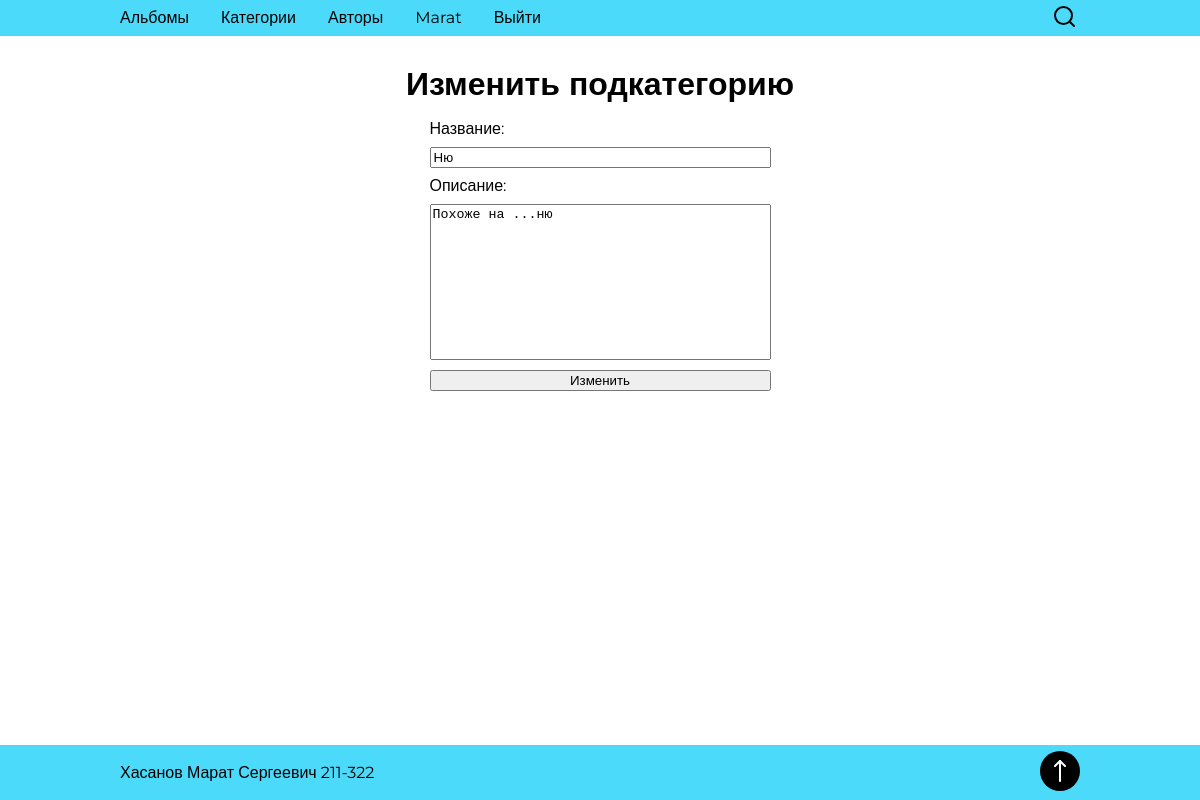
The app's page /category/2/subcategory/1/edit/ (signed in) with its own data.
### authentication/models.py (models this page shows, shortened)
class User(AbstractBaseUser, PermissionsMixin):
    email = models.EmailField(verbose_name="Email", unique=True)
    first_name = models.CharField(verbose_name="Имя", max_length=255)
    last_name = models.CharField(verbose_name="Фамилия", max_length=255)
    photo = models.ImageField(verbose_name="Аватарка", upload_to="users/photos", default="../static/images/avatar-placeholder.svg")
    bio = models.TextField(verbose_name="О себе", blank=True)
    is_active = models.BooleanField(verbose_name='Активирован', default=True)
    is_staff = models.BooleanField(verbose_name='Персонал', default=False)
    is_superuser = models.BooleanField(verbose_name='Администратор', default=False)
    USERNAME_FIELD = 'email'
    REQUIRED_FIELDS = ['first_name', 'last_name']
    objects = UserManager()
    class Meta:
        verbose_name = 'Пользователь'
        verbose_name_plural = 'Пользователи'

### subcategory/models.py (models this page shows, shortened)
class Subcategory(models.Model):
    title = models.CharField(verbose_name="Название", max_length=255, unique=True)
    description = models.TextField(verbose_name="Описание")
    category = models.ForeignKey(verbose_name="Категория", to=Category, on_delete=models.CASCADE, null=True)
    owner = models.ForeignKey(verbose_name="Владелец", to=User, on_delete=models.CASCADE)
    class Meta:
        verbose_name = "Подкатегория"
        verbose_name_plural = "Подкатегории"

### subcategory/views.py (the view)
# urls.py: path('<int:subcategory_id>/edit/', views.edit, name='subcategory_edit'),
@login_required
def edit(request, category_id, subcategory_id):
    user = User.objects.get(id=request.user.id)
    category = get_object_or_404(Category, id=category_id, owner=user)
    subcategory = get_object_or_404(Subcategory, id=subcategory_id, owner=user)
    if request.method == 'POST' and category:
        form = SubcategoryForm(request.POST, instance=subcategory)
        if form.is_valid():
            form.save()
            return HttpResponseRedirect(reverse('subcategory', kwargs={'subcategory_id': subcategory.id, 'category_id': category_id}))
    else:
        form = SubcategoryForm(instance=subcategory)
    context = {
        'form': form,
    }
    return render(request, 'subcategory/edit.html', context)

### subcategory/forms.py
class SubcategoryForm(ModelForm):
    class Meta:
        model = Subcategory
        fields = ["title", "description"]

### subcategory/templates/subcategory/edit.html (shortened to what this page needs)
{% extends 'base.html' %}
{% block content %}
  <h1 class="main__title">Изменить подкатегорию</h1>
  <form method="POST" action="" class="main__form form">
    {{ form }}
    <button class="form__submit">
      Изменить
    </button>
  </form>
{% endblock %}

### templates/base.html (shortened to what this page needs)
{% load static %}
<!DOCTYPE html>
<html lang="en">
<head>
  <link rel="stylesheet" type="text/css" href="{% static 'css/reset.css' %}">
  <link rel="stylesheet" type="text/css" href="{% static 'css/style.css' %}">
</head>
<body class="body" id="body">
  <header class="header">
    <div class="header__wrapper">
      <nav class="header__nav nav">
        <ul class="nav__list">
          <li class="nav__item">
            <a href="{% url 'index' %}" class="nav__link">
              Альбомы
            </a>
          </li>
          <li class="nav__item">
            <a href="{% url 'categories' %}" class="nav__link">
              Категории
            </a>
          </li>
          <li class="nav__item">
            <a href="{% url 'authors' %}" class="nav__link">
              Авторы
            </a>
          </li>
          {% if user.first_name %}
            <li class="nav__item">
              <a href="{% url 'profile' %}" class="nav__link">
                {{ user.first_name }}
              </a>
            </li>
            <li class="nav__item">
              <a href="{% url 'logout' %}" class="nav__link">
                Выйти
              </a>
            </li>
          {% endif %}
        </ul>
      </nav>
      <form class="header__search search" method="POST">
        <a href="#" class="search__start" aria-label="Поиск по странице">
        </a>
      </form>
    </div>
  </header>
  <main class="main">
      {% block content %}
      {% endblock content %}
  </main>
  <footer class="footer">
    <div class="footer__wrapper">
      <p class="footer__fio">
        Хасанов Марат Сергеевич 211-322
      </p>
      <a href="#body" class="footer__link" aria-label="Вернуться к началу">
        <svg width="40" height="40" xmlns="http://www.w3.org/2000/svg">
          <circle cx="20" cy="20" r="20" fill="black"/>
          <g stroke="white" stroke-width="2" stroke-linecap="round">
            <line x1="20" x2="20" y1="10" y2="30" />
            <line x1="15" x2="20" y1="15" y2="10" />
            <line x1="25" x2="20" y1="15" y2="10" />
          </g>
        </svg>
      </a>
    </div>
  </footer>
</body>
</html>

### static/css/style.css (style rules this page uses)
.nav { position: relative; }
.nav__list { display: flex; top: -7em; position: absolute; margin-left: 2em; flex-direction: column; list-style: none; transition: top 0.4s; }
.nav__link { padding: 0.5em 1em; border: none; border-radius: 5px; transition: color 0.2s, background-color 0.2s; }
.search { display: flex; align-items: center; position: relative; }
.search__start { position: absolute; right: 5px; }
.header { background-color: #4CDAFA; transition: padding-bottom 0.4s; }
.header__wrapper { margin: 10px 2%; display: flex; justify-content: space-between; align-items: center; }
@media (min-width: 500px) { .header__wrapper { margin: 10px 5%; } }
@media (min-width: 610px) { .nav__list { position: static; margin-left: -1em; flex-direction: row; } }
@media (min-width: 700px) { .header__wrapper { margin: 10px 10%; } }
:root { font-size: 16px; font-family: "Montserrat", sans-serif; }
a { color: black; text-decoration: none; }
html, body { height: 100%; }
body { display: flex; flex-direction: column; }
.main { flex: 1 0 auto; display: flex; flex-direction: column; margin: 0 10%; }
.main__title { font-size: 2em; margin: 1em 0 0 0; font-weight: bold; text-align: center; }
.form { display: flex; flex-direction: column; max-width: 400px; margin: 1em auto; }
.form :nth-child(n) { margin: 5px 0; }
textarea { resize: none; }
.footer { margin-top: 50px; height: 55px; flex: 0 0 auto; display: flex; background-color: #4CDAFA; }
.footer__wrapper { margin: 10px 2%; width: 100%; display: flex; align-items: center; justify-content: space-between; }
.footer__fio { width: 100%; }
@media (min-width: 500px) { .footer__wrapper { margin: 10px 5%; } }
@media (min-width: 700px) { .footer__wrapper { margin: 10px 10%; } }

### records on screen
User: first_name "Marat"
Subcategory: title "Ню", description "Похоже на ...ню"
